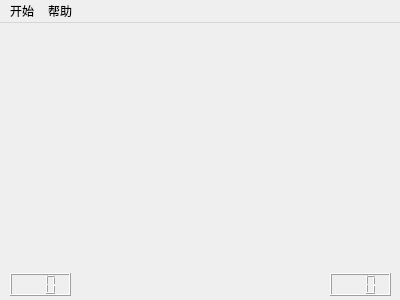
<?xml version="1.0" encoding="UTF-8"?>
<ui version="4.0">
 <class>Game</class>
 <widget class="QMainWindow" name="Game">
  <property name="geometry">
   <rect>
    <x>0</x>
    <y>0</y>
    <width>400</width>
    <height>300</height>
   </rect>
  </property>
  <property name="sizePolicy">
   <sizepolicy hsizetype="Fixed" vsizetype="Fixed">
    <horstretch>0</horstretch>
    <verstretch>0</verstretch>
   </sizepolicy>
  </property>
  <property name="windowTitle">
   <string>Game</string>
  </property>
  <property name="styleSheet">
   <string notr="true">background-image: url(:/new/prefix1/BackImage.jpg);
image-position:left;</string>
  </property>
  <widget class="QWidget" name="centralWidget">
   <widget class="QLCDNumber" name="Displayer">
    <property name="geometry">
     <rect>
      <x>10</x>
      <y>250</y>
      <width>61</width>
      <height>23</height>
     </rect>
    </property>
    <property name="digitCount">
     <number>3</number>
    </property>
   </widget>
   <widget class="QLCDNumber" name="DisTimer">
    <property name="geometry">
     <rect>
      <x>330</x>
      <y>250</y>
      <width>61</width>
      <height>23</height>
     </rect>
    </property>
    <property name="digitCount">
     <number>3</number>
    </property>
   </widget>
  </widget>
  <widget class="QMenuBar" name="menuBar">
   <property name="geometry">
    <rect>
     <x>0</x>
     <y>0</y>
     <width>400</width>
     <height>26</height>
    </rect>
   </property>
   <property name="styleSheet">
    <string notr="true"/>
   </property>
   <property name="defaultUp">
    <bool>false</bool>
   </property>
   <property name="nativeMenuBar">
    <bool>false</bool>
   </property>
   <widget class="QMenu" name="menu">
    <property name="title">
     <string>开始</string>
    </property>
    <addaction name="New"/>
    <addaction name="separator"/>
    <addaction name="Low"/>
    <addaction name="Middle"/>
    <addaction name="High"/>
    <addaction name="Self"/>
    <addaction name="separator"/>
    <addaction name="Heros"/>
    <addaction name="separator"/>
    <addaction name="Exit"/>
   </widget>
   <widget class="QMenu" name="menu_2">
    <property name="title">
     <string>帮助</string>
    </property>
    <addaction name="Help"/>
    <addaction name="separator"/>
    <addaction name="About"/>
    <addaction name="Active"/>
   </widget>
   <addaction name="menu"/>
   <addaction name="menu_2"/>
  </widget>
  <action name="New">
   <property name="text">
    <string>新游戏</string>
   </property>
  </action>
  <action name="Help">
   <property name="text">
    <string>游戏帮助</string>
   </property>
  </action>
  <action name="About">
   <property name="text">
    <string>关于</string>
   </property>
  </action>
  <action name="Low">
   <property name="checkable">
    <bool>true</bool>
   </property>
   <property name="text">
    <string>初级</string>
   </property>
  </action>
  <action name="Middle">
   <property name="checkable">
    <bool>true</bool>
   </property>
   <property name="text">
    <string>中级</string>
   </property>
  </action>
  <action name="High">
   <property name="checkable">
    <bool>true</bool>
   </property>
   <property name="text">
    <string>高级</string>
   </property>
  </action>
  <action name="Self">
   <property name="checkable">
    <bool>true</bool>
   </property>
   <property name="text">
    <string>自定义</string>
   </property>
  </action>
  <action name="Heros">
   <property name="text">
    <string>扫雷英雄榜</string>
   </property>
  </action>
  <action name="Exit">
   <property name="text">
    <string>退出</string>
   </property>
  </action>
  <action name="Active">
   <property name="text">
    <string>激活产品</string>
   </property>
  </action>
 </widget>
 <layoutdefault spacing="6" margin="11"/>
 <resources/>
 <connections/>
</ui>
